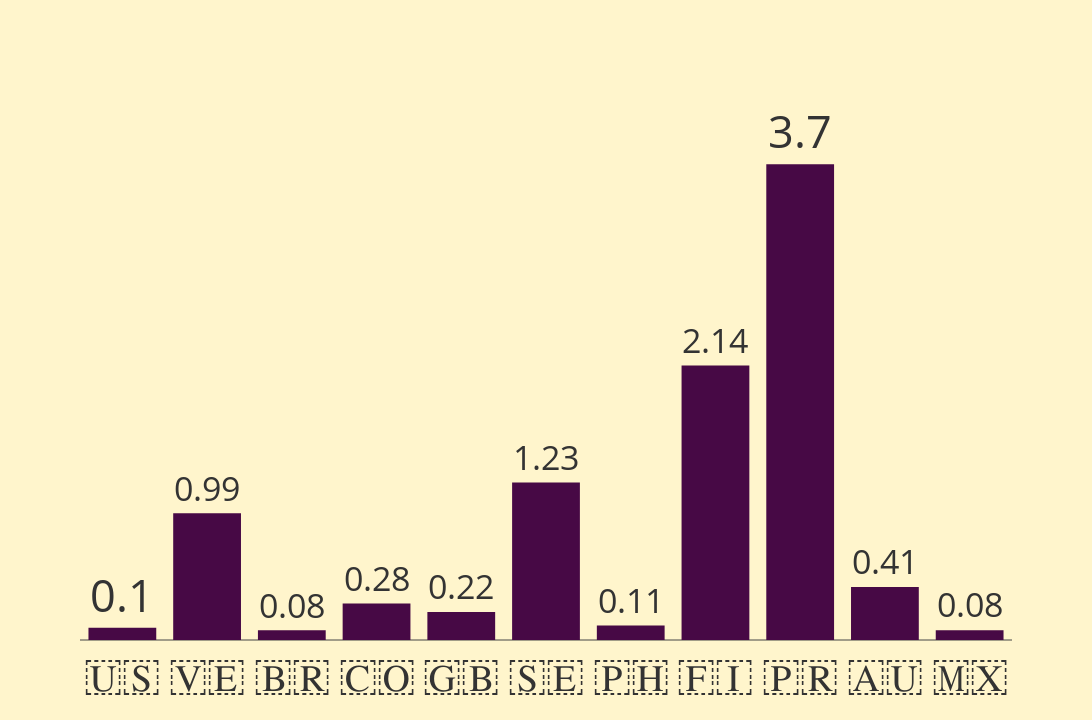

Source (notebook cell):
### Code cell
import pandas as pd
import plotly.graph_objects as go

def top_five_per_million(min_top_five=1):
    """
    Calculate and plot Top Five Finishes Per 1 Million Inhabitants by Country with consistent formatting and a custom order.
    
    Args:
        min_top_five (int): Minimum number of top-five finishes to include in the chart.
        
    Returns:
        pd.DataFrame: A dataframe containing the filtered results.
    """
    # Load datasets
    miss_universe_df = pd.read_csv("d_miss_universe.csv", header=0, names=['year', 'first', 'second', 'third', 'fourth', 'fifth'], engine='python')
    population_df = pd.read_csv("d_country_population.csv")  # Ensure it contains columns 'country_code' and 'population'
    
    # Combine all top-five columns into one list, excluding "-"
    top_five_countries = pd.concat([
        miss_universe_df['first'], miss_universe_df['second'], miss_universe_df['third'], miss_universe_df['fourth'], miss_universe_df['fifth']
    ]).dropna()
    top_five_countries = top_five_countries[top_five_countries != "-"]
    
    # Count the number of top-five finishes by country
    top_five_counts = top_five_countries.value_counts().reset_index()
    top_five_counts.columns = ['country_code', 'top_five_count']
    
    # Merge the top-five counts with the population data
    merged_df = pd.merge(top_five_counts, population_df, on='country_code', how='inner')
    
    # Calculate Top Five Finishes Per 1 Million Inhabitants
    merged_df['top_five_per_million'] = (merged_df['top_five_count'] / merged_df['population']) * 1_000_000
    
    # Filter by minimum number of top-five finishes
    filtered_df = merged_df[merged_df['top_five_count'] >= min_top_five]
    
    # Replace country codes with flag emojis
    country_flags = {
        "USA": "🇺🇸", "VEN": "🇻🇪", "BRA": "🇧🇷", "COL": "🇨🇴", "GBR": "🇬🇧",
        "SWE": "🇸🇪", "PHL": "🇵🇭", "FIN": "🇫🇮", "PRI": "🇵🇷", "AUS": "🇦🇺",
        "MEX": "🇲🇽"  # Add other codes and flags as necessary
    }
    filtered_df['country'] = filtered_df['country_code'].map(lambda x: country_flags.get(x, x))

    # Enforce custom sort order
    custom_order = ["USA", "VEN", "BRA", "COL", "GBR", "SWE", "PHL", "FIN", "PRI", "AUS", "MEX"]
    filtered_df['country_code'] = pd.Categorical(filtered_df['country_code'], categories=custom_order, ordered=True)
    filtered_df = filtered_df.sort_values('country_code')

    # Plot the results
    fig = go.Figure()

    fig.add_trace(go.Bar(
        x=filtered_df['country'],
        y=filtered_df['top_five_per_million'],
        text=filtered_df['top_five_per_million'].round(2),  # Show per-million values on bars
        textposition='outside',  # Place text outside the bars
        textfont=dict(size=45)  # Make the numbers on top of bars larger
    ))

    # Update layout
    fig.update_layout(
        template='base',  # Ensure the 'base' template is registered
        title=None,
        xaxis=dict(
            showticklabels=True,
            tickfont=dict(size=50),  # Make axis values bigger
        ),
        yaxis=dict(
            showticklabels=False,
            tickfont=dict(size=30),  # Make axis values bigger
            range=[0, filtered_df['top_five_per_million'].max() + 0.5]  # Add padding above the tallest bar
        ),
        showlegend=False,
        xaxis_showgrid=False,  # Remove vertical gridlines
        yaxis_showgrid=False,  # Remove horizontal gridlines
        width=1280,  # Set width for 16:9 ratio
        height=720   # Set height for 16:9 ratio
    )

    # Hide axis titles
    fig.update_xaxes(title=None)
    fig.update_yaxes(title=None)

    # Show the plot
    fig.show()
    
    return filtered_df

# Example usage: Adjust the minimum number of top finishes to include
result = top_five_per_million(min_top_five=10)

### Figure 1 — Plotly figure (JSON) as saved in the notebook; plotly's stock layout.template omitted (floating-point values rounded to 4 significant figures)
{"data": [{"text": [0.1, 0.99, 0.08, 0.28, 0.22, 1.23, 0.11, 2.14, 3.7, 0.41, 0.08], "textfont": {"size": 45}, "textposition": "outside", "type": "bar", "x": ["🇺🇸", "🇻🇪", "🇧🇷", "🇨🇴", "🇬🇧", "🇸🇪", "🇵🇭", "🇫🇮", "🇵🇷", "🇦🇺", "🇲🇽"], "y": [0.09553, 0.9857, 0.07547, 0.2836, 0.217, 1.226, 0.1122, 2.136, 3.701, 0.4118, 0.07642]}], "layout": {"height": 720, "showlegend": false, "title": {}, "width": 1280, "xaxis": {"showgrid": false, "showticklabels": true, "tickfont": {"size": 50}, "title": {}}, "yaxis": {"range": [0, 4.201], "showgrid": false, "showticklabels": false, "tickfont": {"size": 30}, "title": {}}}}
